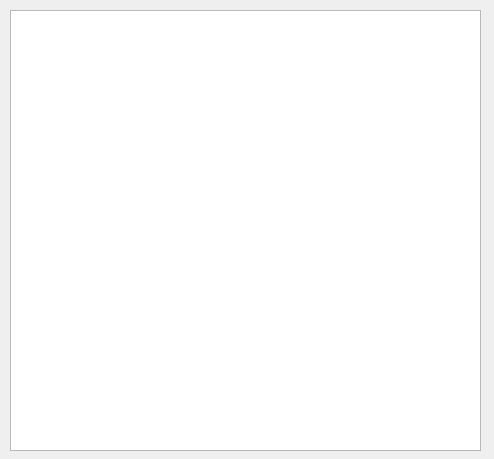
<?xml version="1.0" encoding="UTF-8"?>
<ui version="4.0">
 <class>Form</class>
 <widget class="QWidget" name="Form">
  <property name="geometry">
   <rect>
    <x>0</x>
    <y>0</y>
    <width>494</width>
    <height>459</height>
   </rect>
  </property>
  <property name="windowTitle">
   <string>Form</string>
  </property>
  <widget class="QListWidget" name="listWidget">
   <property name="geometry">
    <rect>
     <x>10</x>
     <y>10</y>
     <width>471</width>
     <height>441</height>
    </rect>
   </property>
  </widget>
 </widget>
 <resources/>
 <connections/>
</ui>
